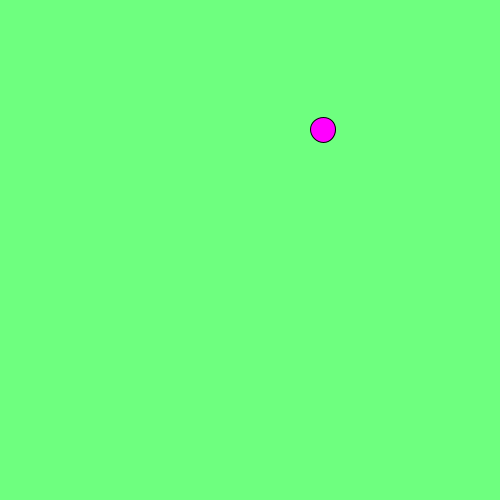
Frame 1 (no input)
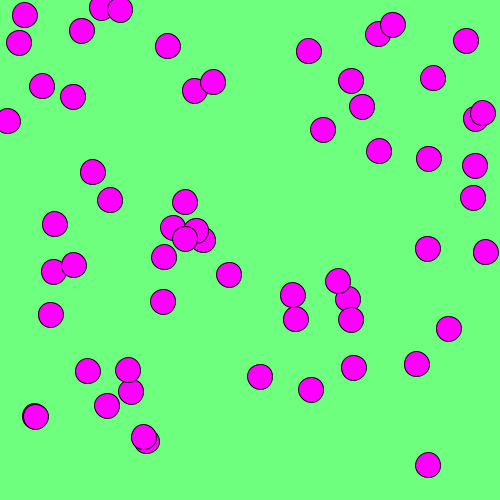
Frame 60 (the mouse pressed at the canvas centre just before this capture)
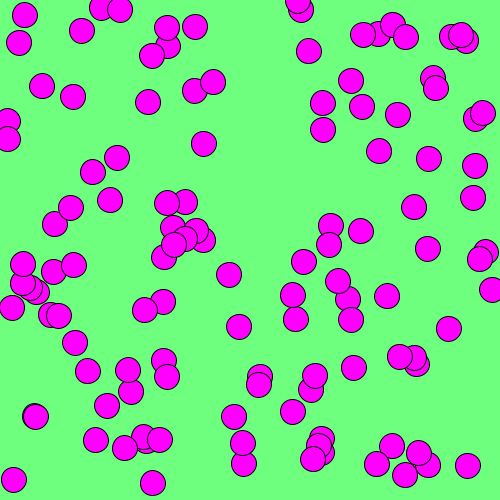
Frame 120 (the mouse held since frame 60 and released just before this capture)

The Processing sketch that drew these frames (run headless with seeded random() and noise(); from frame 60 on, the mouse is pressed at the canvas centre):

// Processing sketch: processing_185698
// ── processing_185698.pde

void setup() {
  size(500,500);
  background(110, 255, 127);
}

void draw() {
  fill(255,0,255);
  ellipse(random(500),random(500),25,25);
}

void mouseClicked() {
  background(255, 200, 127);
}
